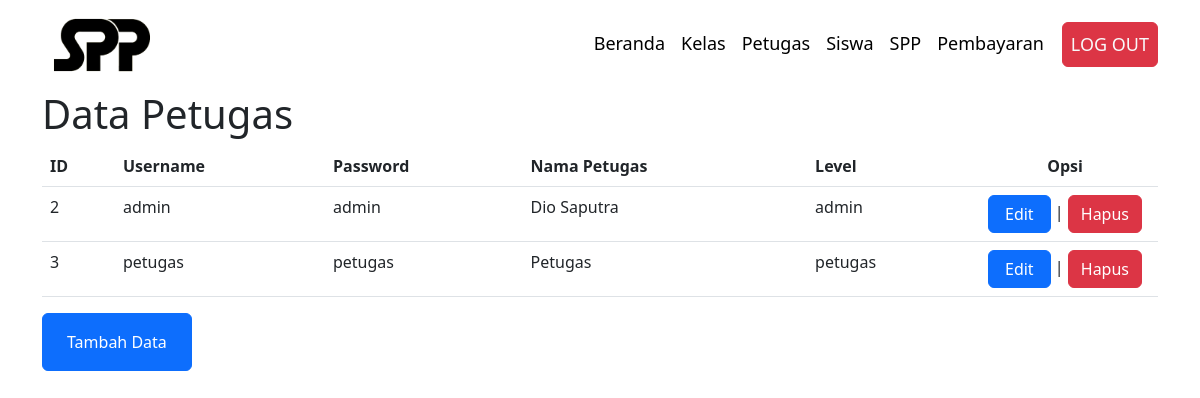
The page /client-admin/petugas.php on the database its author committed.
### tables this page shows
CREATE TABLE `petugas`  (
  `id_petugas` int NOT NULL AUTO_INCREMENT,
  `username` varchar(25) NOT NULL,
  `password` varchar(32) NOT NULL,
  `nama_petugas` varchar(35) NOT NULL,
  `level` varchar(10) NOT NULL,
  PRIMARY KEY (`id_petugas`) USING BTREE
);

### server/api-petugas/getData.php (the view, shortened to what this page needs)
<?php
include '../connection.php';
$sql ="SELECT * FROM petugas  ";
$query = mysqli_query($conn, $sql);
echo '<table class="table">
    <thead>
    <tr>
    <th scope="col">ID</th>
    <th scope="col">Username</th>
    <th scope="col">Password</th>
    <th scope="col">Nama Petugas</th>
    <th scope="col">Level</th>
    <th scope="col" class="col-2 text-center">Opsi</th>
    </tr>
</thead>
<tbody>';
while ($row = mysqli_fetch_array($query))
{
	echo '
        <tr>
			<td>'.$row['id_petugas'].'</td>
			<td>'.$row['username'].'</td>
			<td>'.$row['password'].'</td>
			<td>'.$row['nama_petugas'].'</td>
			<td>'.$row['level'].'</td>
            <td class="text-center">
                <a class="btn btn-primary px-3" href="./edit/editPetugas.php?id='.$row['id_petugas'].'">Edit</a> |
                <a class="btn btn-danger" onclick="return confirm(\'Apakah Anda Yakin Menghapus Data ini?\')" href="../server/api-petugas/deleteData.php?id='.$row['id_petugas'].'" >Hapus</a>
            </td>
		</tr>';
}
echo '
	</tbody>
</table>';
?>

### rows shown on the page
petugas: id_petugas "2", username "admin", password "admin", nama_petugas "Dio Saputra", level "admin"
petugas: id_petugas "3", username "petugas", password "petugas", nama_petugas "Petugas", level "petugas"
